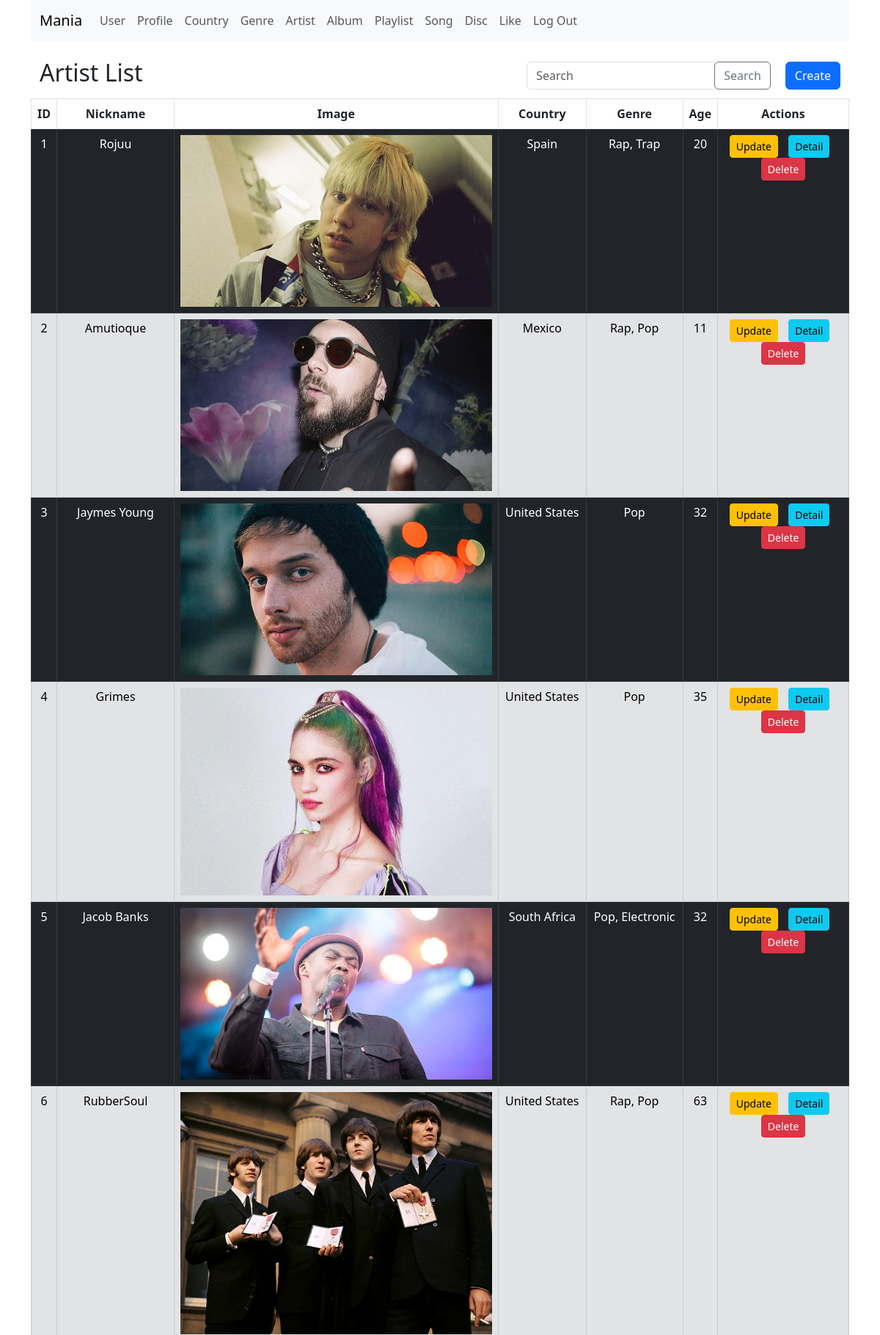
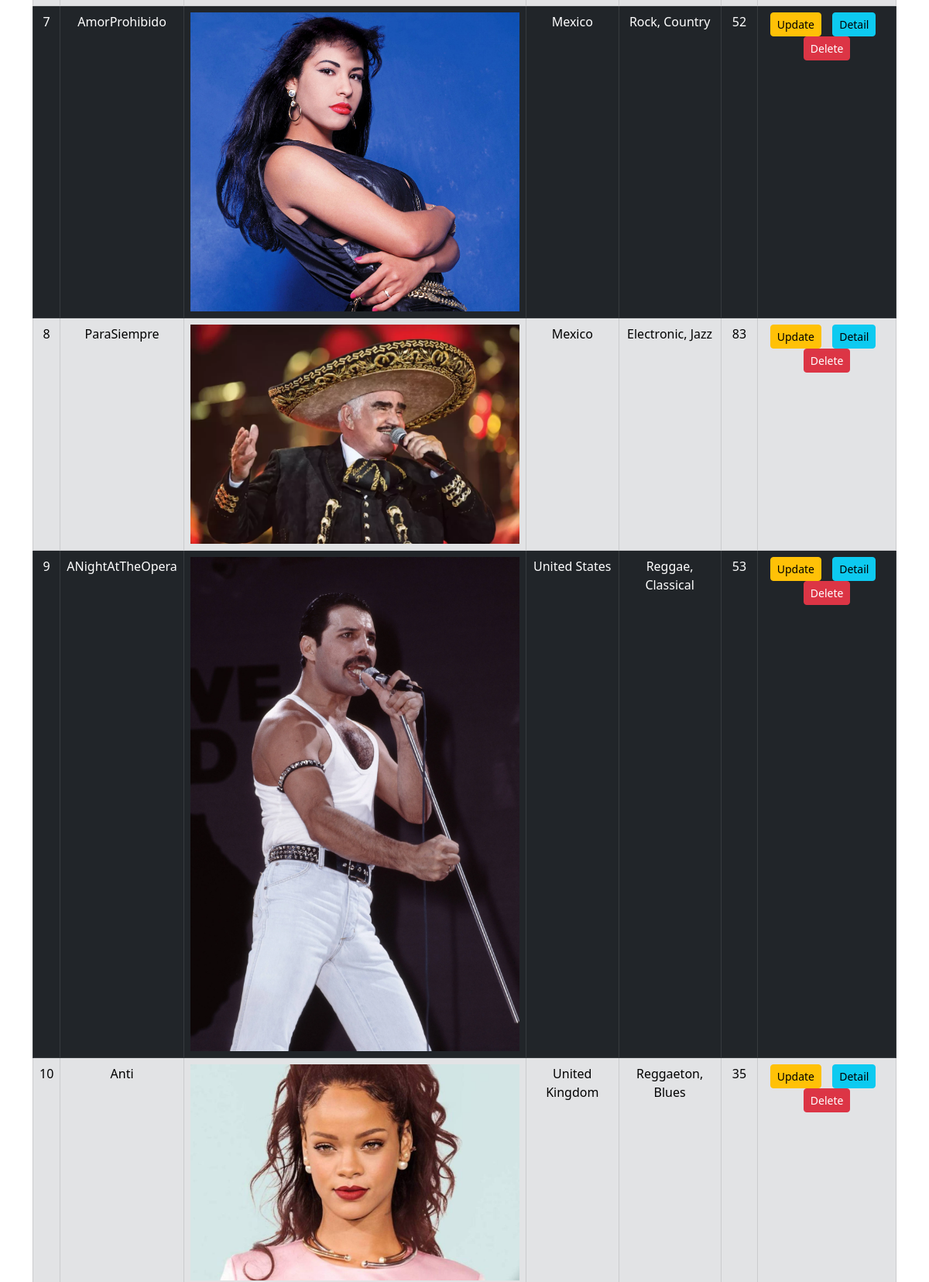
The page /api/artists/ (upper part) on the database its author committed (2 pictures, top to bottom).
### main/models.py (models this page shows, shortened)
class Artist(models.Model):
    name = models.CharField(max_length=30)
    nickname = models.CharField(max_length=30, null=True, blank=True)
    image = models.ImageField(upload_to="artists", null=True)
    description = models.TextField(max_length=180, blank=True)
    birth_date = models.DateField(null=True, blank=True)
    nationality = models.ForeignKey(Country, on_delete=models.CASCADE)
    genres = models.ManyToManyField(Genre)
    def calculate_age(self):
        if self.birth_date:
            today = date.today()
            age = today.year - self.birth_date.year - ((today.month, today.day) < (self.birth_date.month, self.birth_date.day))
            return age
        return None

class Country(models.Model):
    name = models.CharField(max_length=30)
    abbreviation = models.CharField(max_length=2)
    image = models.ImageField(upload_to='countries', null=True)
    def __str__(self):
        return self.name

class Genre(models.Model):
    name = models.CharField(max_length=30)
    description = models.TextField(max_length=180, blank=True)

### api/views.py (the view)
# urls.py: path('artists/', views.ArtistList.as_view(), name="artist_list"),
class ArtistList(ListView):
    model = Artist
    template_name = "api/artist/artist_list.html"
    def get_queryset(self):
        queryset = Artist.objects.all()
        search_query = self.request.GET.get('search', None)
        if search_query:
            queryset = queryset.filter(
                Q(id__icontains=search_query) |
                Q(name__icontains=search_query) |
                Q(nickname__icontains=search_query)
            )
        return queryset

### templates/api/artist/artist_list.html (shortened to what this page needs)
{% extends "base/base.html" %}
{% block content %}
    <div class="container d-flex align-items-center justify-content-between">
        <h2 class="text-center mb-2">Artist List</h2>
        <div class="d-flex align-items-center">
            <form class="form-inline" method="GET" action="{% url 'api:artist_list' %}">
                <div class="input-group">
                    <input type="text" class="form-control" name="search" placeholder="Search">
                    <div class="input-group-append">
                        <button type="submit" class="btn btn-outline-secondary" style="margin-right: 20px;">Search</button>
                    </div>
                </div>
            </form>
            <a href="{% url 'api:create_artist' %}" class="btn btn-primary ml-2">Create</a>
        </div>
    </div>
    <div class="table-responsive">
        <table class="table table-bordered">
            <thead class="bg-dark text-light">
                <tr>
                    <th class="text-center">ID</th>
                    <th class="text-center">Nickname</th>
                    <th class="text-center">Image</th>
                    <th class="text-center">Country</th>
                    <th class="text-center">Genre</th>
                    <th class="text-center">Age</th>
                    <th class="text-center">Actions</th>
                </tr>
            </thead>
            <tbody>
                {% for artist in object_list %}
                    <tr class="{% cycle 'table-dark' 'table-secondary' %}">
                        <td class="text-center">{{ artist.id }}</td>
                        <td class="text-center">{{ artist.nickname }}</td>
                        <td class="text-center">
                            {% if artist.image %}
                                <img src="{{ artist.image.url }}" alt="{{ artist.name }}" class="img-fluid" style="max-width: 600px; max-height: 800px; width: 100%; height: 100%;">
                            {% else %}
                                No Image
                            {% endif %}
                        </td>
                        <td class="text-center">{{ artist.nationality }}</td>
                        <td class="text-center">
                            {% for genre in artist.genres.all %}
                                {{ genre.name }}{% if not forloop.last %}, {% endif %}
                            {% endfor %}
                        </td>
                        <td class="text-center">{{ artist.calculate_age }}</td>
                        <td class="text-center">
                            <a href="{% url 'api:update_artist' pk=artist.id %}" class="btn btn-warning btn-sm" style="margin-right: 10px;">Update</a>
                            <a href="{% url 'api:artist_detail' pk=artist.id %}" class="btn btn-info btn-sm" style="margin-right: 10px;">Detail</a>
                            <a href="{% url 'api:delete_artist' pk=artist.id %}" class="btn btn-danger btn-sm">Delete</a>
                        </td>
                    </tr>
                {% endfor %}
            </tbody>
        </table>
    </div>
{% endblock content %}

### rows shown on the page
Artist: id "1", nickname "Rojuu", image (picture), nationality "Spain", calculate_age "20"
Genre: name "Rap"
Genre: name "Trap"
Artist: id "2", nickname "Amutioque", image (picture), nationality "Mexico", calculate_age "11"
Genre: name "Pop"
Artist: id "3", nickname "Jaymes Young", image (picture), nationality "United States", calculate_age "32"
Artist: id "4", nickname "Grimes", image (picture), nationality "United States", calculate_age "35"
Artist: id "5", nickname "Jacob Banks", image (picture), nationality "South Africa", calculate_age "32"
Genre: name "Electronic"
Artist: id "6", nickname "RubberSoul", image (picture), nationality "United States", calculate_age "63"
Artist: id "7", nickname "AmorProhibido", image (picture), nationality "Mexico", calculate_age "52"
Genre: name "Rock"
Genre: name "Country"
Artist: id "8", nickname "ParaSiempre", image (picture), nationality "Mexico", calculate_age "83"
Genre: name "Jazz"
Artist: id "9", nickname "ANightAtTheOpera", image (picture), nationality "United States", calculate_age "53"
Genre: name "Reggae"
Genre: name "Classical"
Artist: id "10", nickname "Anti", image (picture), nationality "United Kingdom", calculate_age "35"
Genre: name "Reggaeton"
Genre: name "Blues"
